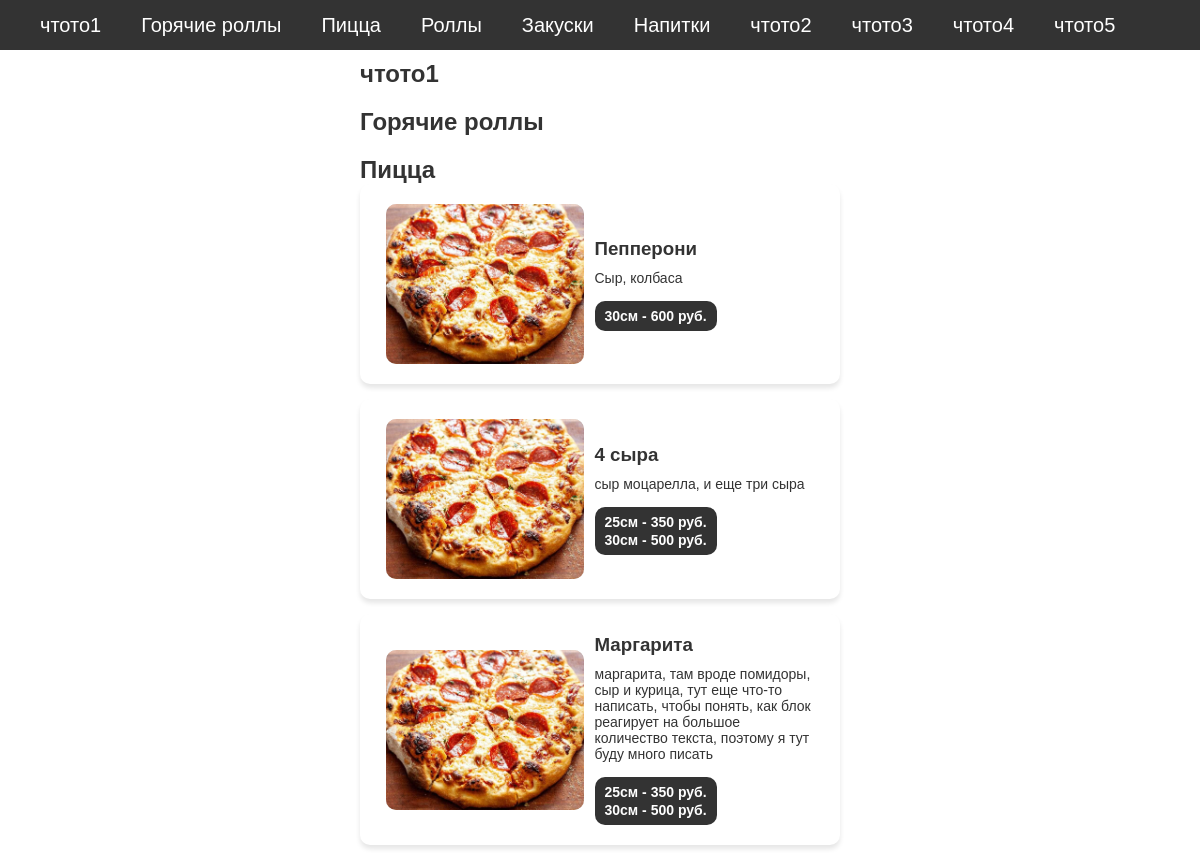
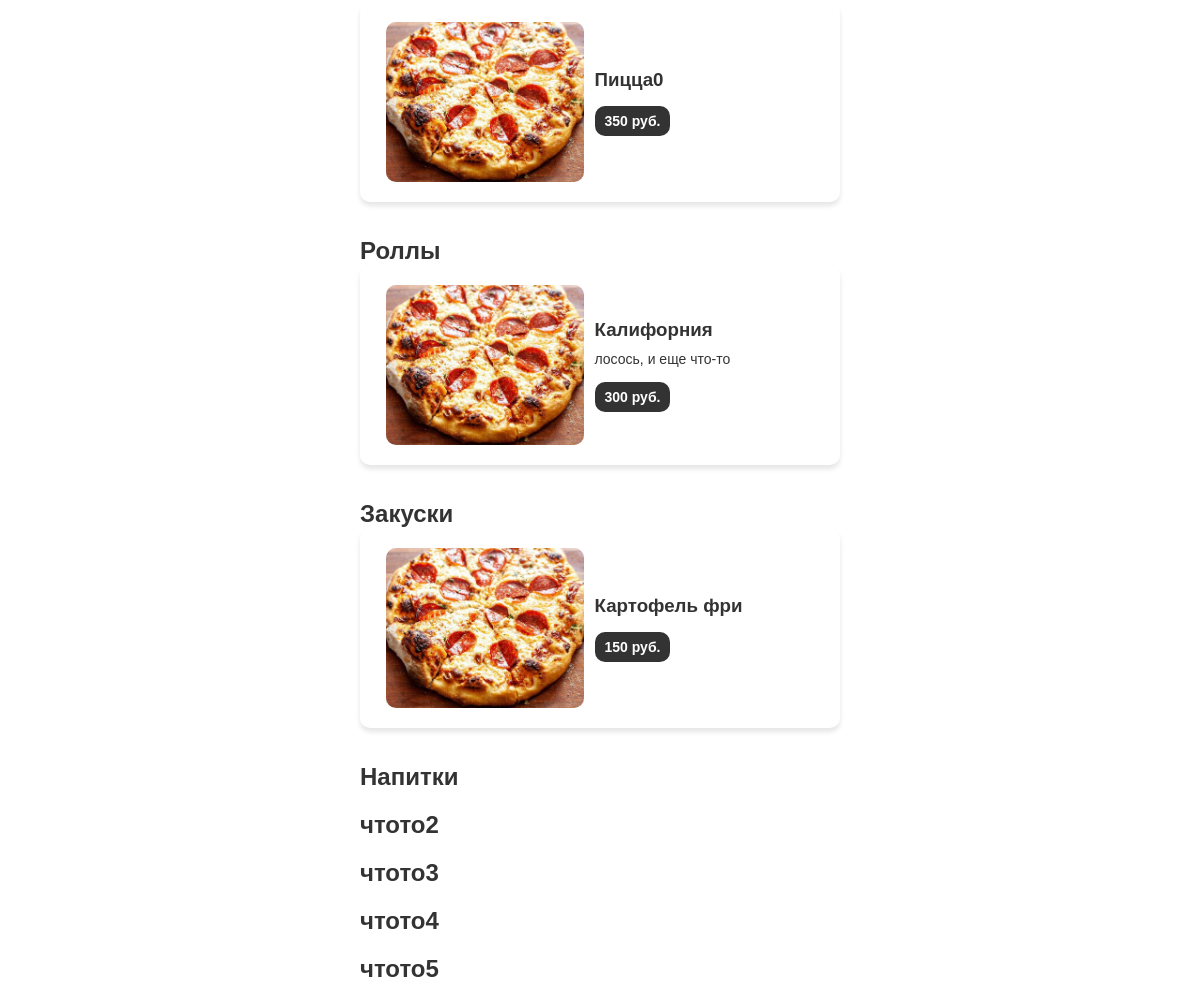
The page / on the database its author committed (2 pictures, top to bottom).
### menu/models.py (models this page shows, shortened)
class Type_d(models.Model):
    name = models.CharField(max_length=100)
    prior = models.IntegerField(default=0)
    class Meta:
        verbose_name = 'Тип'
        verbose_name_plural = 'Типы'

class Dish(models.Model):
    name = models.CharField(max_length=100)
    type = models.ForeignKey(Type_d, on_delete=models.CASCADE, related_name='dishes')
    description = models.TextField(null=True)
    price1 = models.CharField(max_length=20)
    price2 = models.CharField(max_length=20, null=True)
    image = models.ImageField(upload_to='images/', null=True)
    class Meta:
        verbose_name = 'Блюдо'
        verbose_name_plural = 'Блюда'

### menu/views.py (the view)
# urls.py: path('', views.index, name='menu')
def index(request):
    dishes = Dish.objects.all()
    types = Type_d.objects.prefetch_related('dishes').all().order_by('-prior')
    return render(request, 'menu/index1.html', {'types': types})

### menu/templates/menu/index1.html (shortened to what this page needs)
<!DOCTYPE html>
<html lang="ru">
<head>
</head>
<body>
    <header class="nav-header">
        <nav class="navig">
            <ul>
                {% for type in types %}
                    <li><button class="nav-button" onclick="scrollToElement('{{ type.name }}')">{{ type.name }}</button></li>
                {% endfor %}
                <li><a href="#"></a></li>
            </ul>
        </nav>
    </header>
    <div class="main">
        {% for type in types %}
        <div class="block_item" id="{{ type.name }}">
            <h2>{{ type.name }}</h2>
            {% for dish in type.dishes.all  %}
                <div class="dish">
                    <div class="dish-img-block">
                        <img src="{{ dish.image.url }}" alt="пицца0" class="dish-image">
                    </div>
                    <div class="dish-info-block">
                        <h3>{{ dish.name }}</h3>
                        {% if dish.description != 'NULL' %}
                            <p class="description-text">{{ dish.description }}</p>
                        {% endif %}
                        <div class="price">
                            <div class="price-in">
                                <p>{{ dish.price1 }}</p>
                                {% if dish.price2 != 'NULL' %}
                                    <p>{{ dish.price2 }}</p>
                                {% endif %}
                            </div>
                        </div>
                    </div>
                </div>
            {% endfor %}
        </div>
        {% endfor %}
    </div>
</body>
</html>

### menu/templates/menu/index1.html (style rules this page uses)
* { margin: 0; padding: 0; }
body { font-family: Arial, sans-serif; margin: 0; padding: 0; color: #333; scroll-behavior: smooth; }
.nav-header { background-color: #333; width: 100%; height: 30px; overflow-x: auto; -webkit-overflow-scrolling: touch; padding: 10px 20px; position: fixed; width: 100%; top: 0; z-index: 800; display: flex; justify-content: space-between; align-items: center; color: white; }
.navig { width: max-content; }
.navig ul { display: flex; list-style: none; padding: 0; margin: 0; }
.navig li button { font-size: 20px; }
.nav-button { background-color: transparent; color: white; font-size: 16px; border: none; padding: 10px 20px; cursor: pointer; position: relative; transition: all 0.3s ease-in-out; }
.main { max-width: 500px; margin: 50px auto 0; }
.block_item { background: white; padding: 10px; }
.dish { display: flex; justify-content: space-around; align-items: center; margin-bottom: 15px; min-height: 150px; min-width: 300px; padding: 20px; background: white; border-radius: 10px; box-shadow: 0 4px 5px rgba(0, 0, 0, 0.1); }
.dish-img-block { width: 45%; height: 160px; }
.dish-info-block { width: 50%; display: flex; flex-direction: column; justify-content: start; height: 100%; }
.dish-info-block p { margin-top: 10px; }
.dish img { width: 100%; height: 100%; margin-right: 15px; border-radius: 10px; background-color: #ddd; object-fit: cover; object-position: center; overflow: hidden; }
.description-text { font-size: 14px; }
.price { margin-top: auto; margin: 15px 0 0 0; }
.price-in { display: inline-block; background-color: #333; padding: 5px 10px; border-radius: 10px; }
.price-in p { color: white; font-size: 14px; font-weight: bold; margin: 2px 0; }

### rows shown on the page
Type_d: name "чтото1"
Type_d: name "Горячие роллы"
Type_d: name "Пицца"
Type_d: name "Роллы"
Type_d: name "Закуски"
Type_d: name "Напитки"
Type_d: name "чтото2"
Type_d: name "чтото3"
Type_d: name "чтото4"
Type_d: name "чтото5"
Dish: image (picture), name "Пепперони", description "Сыр, колбаса", price1 "30см - 600 руб."
Dish: image (picture), name "4 сыра", description "сыр моцарелла, и еще три сыра", price1 "25см - 350 руб.", price2 "30см - 500 руб."
Dish: image (picture), name "Маргарита", description "маргарита, там вроде помидоры, сыр и курица, тут еще что-то написать, чтобы понять, как блок реагирует на большое количество текста, поэтому я тут буду много писать", price1 "25см - 350 руб.", price2 "30см - 500 руб."
Dish: image (picture), name "Пицца0", price1 "350 руб."
Dish: image (picture), name "Калифорния", description "лосось, и еще что-то", price1 "300 руб."
Dish: image (picture), name "Картофель фри", price1 "150 руб."
